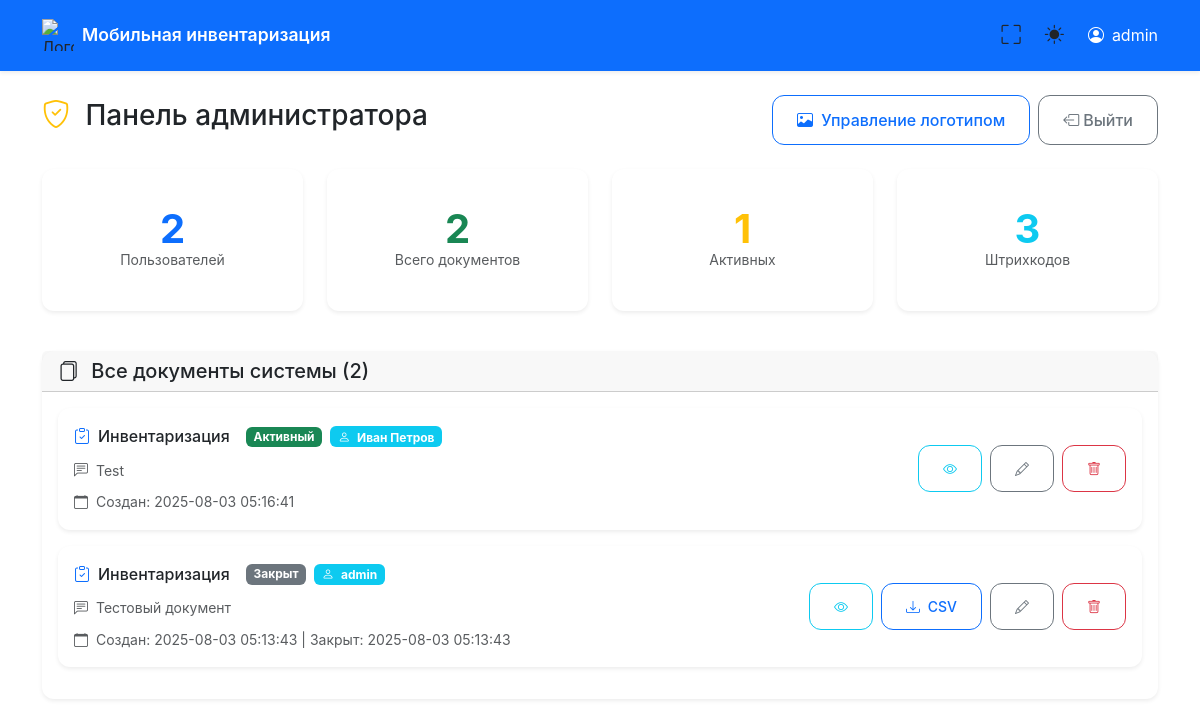
The page /admin/2 on the database as committed earlier.
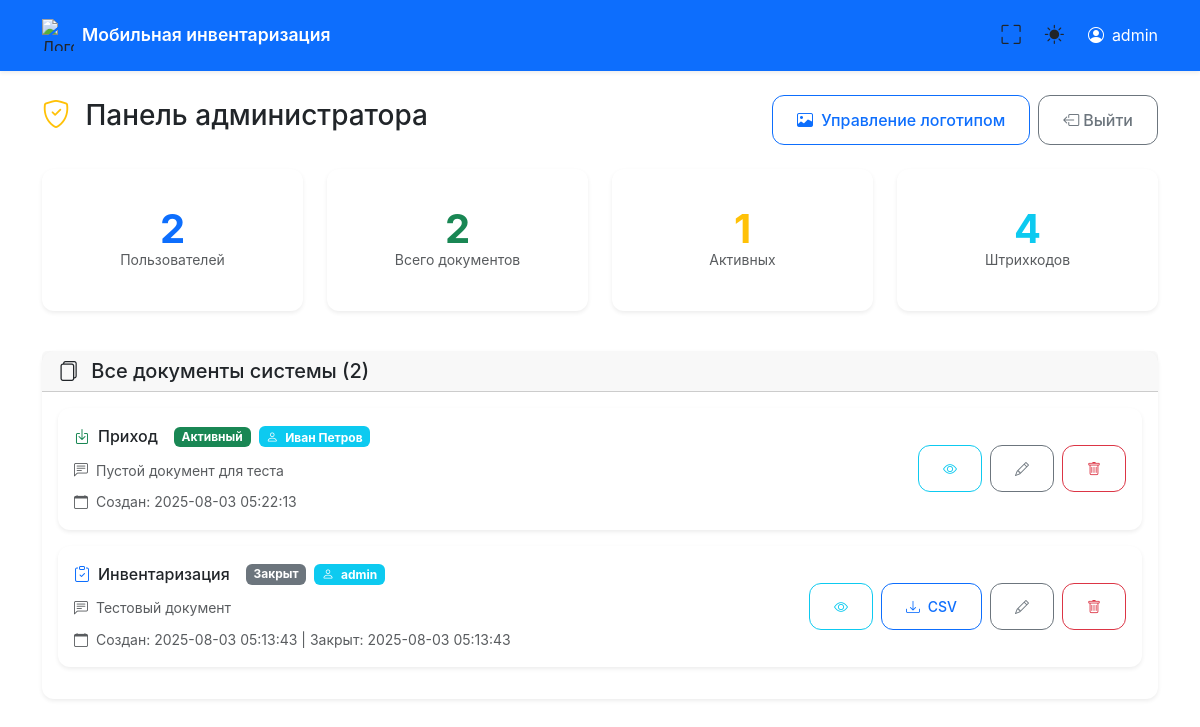
The same page on the database as committed later.
### tables this page shows
CREATE TABLE documents (
            id INTEGER PRIMARY KEY AUTOINCREMENT,
            user_id INTEGER NOT NULL,
            doc_type TEXT NOT NULL,
            status TEXT NOT NULL DEFAULT 'active',
            created_at TEXT NOT NULL,
            closed_at TEXT, comment TEXT DEFAULT '',
            FOREIGN KEY (user_id) REFERENCES users (id)
        );

CREATE TABLE users (
            id INTEGER PRIMARY KEY AUTOINCREMENT,
            name TEXT UNIQUE NOT NULL,
            created_at TEXT NOT NULL
        );

### main.py (the view)
@app.get("/admin/{user_id}", response_class=HTMLResponse)
async def admin_panel(request: Request, user_id: int):
    conn = get_db_connection()
    cursor = conn.cursor()
    cursor.execute("SELECT * FROM users WHERE id = ?", (user_id,))
    user = cursor.fetchone()
    if not user or not is_admin(dict(user)['name']):
        conn.close()
        raise HTTPException(status_code=403, detail="Доступ запрещен")
    all_documents = get_all_documents()
    cursor.execute("SELECT COUNT(*) FROM users")
    total_users = cursor.fetchone()[0]
    cursor.execute("SELECT COUNT(*) FROM documents")
    total_documents = cursor.fetchone()[0]
    cursor.execute("SELECT COUNT(*) FROM documents WHERE status = 'active'")
    active_documents = cursor.fetchone()[0]
    cursor.execute("SELECT COUNT(*) FROM barcodes")
    total_barcodes = cursor.fetchone()[0]
    conn.close()
    return templates.TemplateResponse("admin.html", {
        "request": request,
        "user": dict(user),
        "documents": all_documents,
        "stats": {
            "total_users": total_users,
            "total_documents": total_documents,
            "active_documents": active_documents,
            "total_barcodes": total_barcodes
        }
    })

### templates/admin.html (shortened to what the changed rows need)
{% extends "base.html" %}
{% block content %}
<div class="row">
    <div class="col-12">
        <div class="d-flex justify-content-between align-items-center mb-4">
            <h1 class="h3">
                <i class="bi bi-shield-check text-warning me-2"></i>
                Панель администратора
            </h1>
        </div>
    </div>
</div>
<div class="row mb-4">
    <div class="col-6 col-md-3 mb-3">
        <div class="card stats-card border-info">
            <div class="card-body text-center">
                <div class="stats-number text-info">{{ stats.total_barcodes }}</div>
                <p class="text-muted mb-0 small">Штрихкодов</p>
            </div>
        </div>
    </div>
</div>
<div class="row">
    <div class="col-12">
        <div class="card">
            <div class="card-body">
                {% if documents %}
                <div class="row">
                    {% for doc in documents %}
                    <div class="col-12 mb-3">
                        <div class="card {{ 'border-success' if doc.status == 'active' else 'border-secondary' }}">
                            <div class="card-body">
                                <div class="row align-items-center">
                                    <div class="col-md-8">
                                        <div class="d-flex align-items-center mb-2">
                                            {% if doc.doc_type == 'Инвентаризация' %}
                                                <i class="bi bi-clipboard-check text-primary me-2"></i>
                                            {% else %}
                                                <i class="bi bi-box-arrow-in-down text-success me-2"></i>
                                            {% endif %}
                                            <h6 class="mb-0 me-3">{{ doc.doc_type }}</h6>
                                            {% if doc.status == 'active' %}
                                                <span class="badge bg-success">Активный</span>
                                            {% else %}
                                                <span class="badge bg-secondary">Закрыт</span>
                                            {% endif %}
                                            <span class="badge bg-info ms-2">
                                                <i class="bi bi-person me-1"></i>
                                                {{ doc.user_name }}
                                            </span>
                                        </div>
                                        {% if doc.comment %}
                                        <div class="mb-2">
                                            <small class="text-muted">
                                                <i class="bi bi-chat-left-text me-1"></i>
                                                {{ doc.comment }}
                                            </small>
                                        </div>
                                        {% endif %}
                                        <div class="small text-muted">
                                            <i class="bi bi-calendar me-1"></i>
                                            Создан: {{ doc.created_at[:19].replace('T', ' ') }}
                                            {% if doc.closed_at %}
                                                | Закрыт: {{ doc.closed_at[:19].replace('T', ' ') }}
                                            {% endif %}
                                        </div>
                                    </div>
                                    <div class="col-md-4">
                                        <div class="d-flex flex-wrap gap-2 justify-content-md-end">
                                            <a href="/admin/document/{{ user.id }}/{{ doc.id }}"
                                               class="btn btn-sm btn-outline-info"
                                               title="Просмотреть документ">
                                                <i class="bi bi-eye"></i>
                                            </a>
                                            {% if doc.status == 'closed' %}
                                                <form method="post" action="/admin/regenerate_csv/{{ user.id }}" class="d-inline">
                                                    <button type="submit" class="btn btn-sm btn-outline-primary">
                                                        <i class="bi bi-download me-1"></i>
                                                        <span class="d-none d-sm-inline">CSV</span>
                                                    </button>
                                                </form>
                                            {% endif %}
                                            <button class="btn btn-sm btn-outline-secondary"
                                                    onclick="editComment({{ doc.id }}, '{{ doc.comment|e }}')"
                                                    title="Редактировать комментарий">
                                                <i class="bi bi-pencil"></i>
                                            </button>
                                            <form method="post" action="/admin/delete_document/{{ user.id }}" class="d-inline">
                                                <button type="submit" class="btn btn-sm btn-outline-danger"
                                                        onclick="return confirm('Удалить документ пользователя {{ doc.user_name }}? Это действие нельзя отменить!')"
                                                        title="Удалить документ">
                                                    <i class="bi bi-trash"></i>
                                                </button>
                                            </form>
                                        </div>
                                    </div>
                                </div>
                            </div>
                        </div>
                    </div>
                    {% endfor %}
                </div>
                {% else %}
                <div class="text-center py-5">
                    <i class="bi bi-files text-muted" style="font-size: 4rem;"></i>
                    <h4 class="text-muted mt-3">Документы не найдены</h4>
                    <p class="text-muted">В системе пока нет созданных документов</p>
                </div>
                {% endif %}
            </div>
        </div>
    </div>
</div>
{% endblock %}

Rows that differ between the two databases and show on the page:
removed documents: doc_type "Инвентаризация", status "Активный", user_name "Иван Петров", comment "Test", created_at "2025-08-03 05:16:41"
added documents: doc_type "Приход", status "Активный", user_name "Иван Петров", comment "Пустой документ для теста", created_at "2025-08-03 05:22:13"
Other text that changed with them:
{{ stats.total_barcodes }}: "3" → "4"
